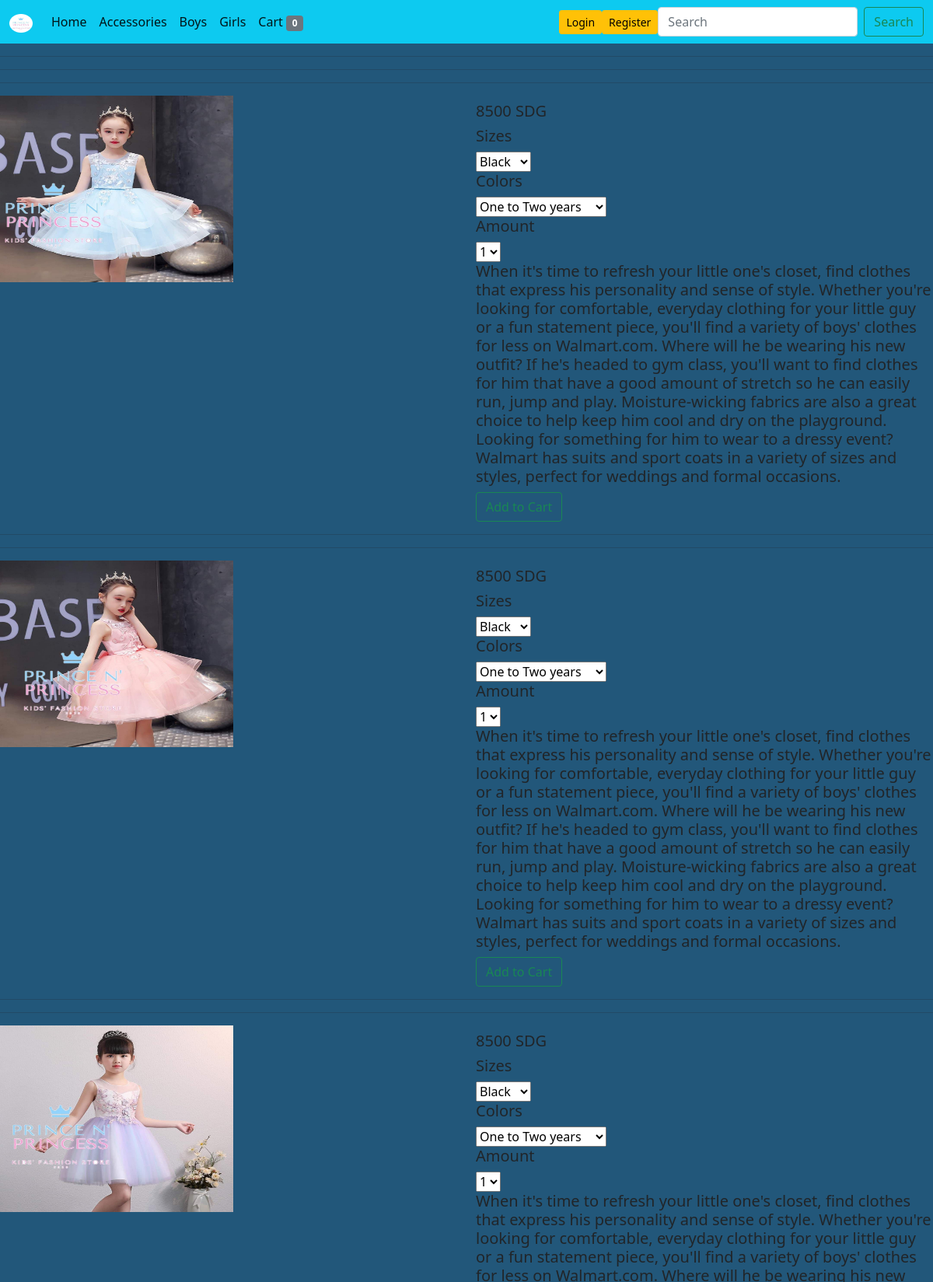
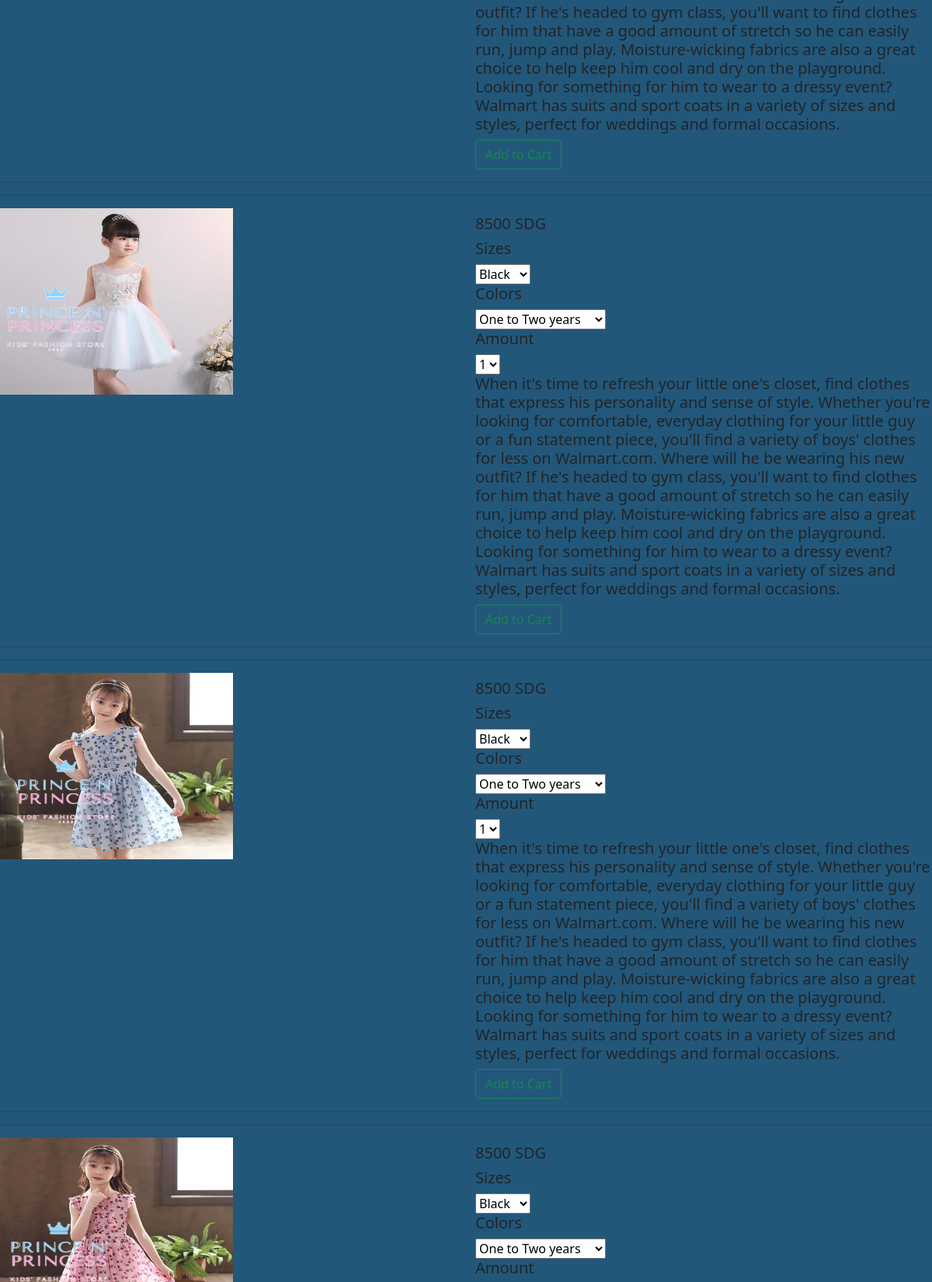
The app's page /girls (upper part) with its own data (2 pictures, top to bottom).
### main.py (models this page shows)
class Merchandise(UserMixin, db.Model):
    __tablename__ = "MERCHANDISE"
    id = db.Column(db.Integer, primary_key=True)
    category = db.Column(db.String(250), nullable=False)
    image_path = db.Column(db.String(500), nullable=False)
    price = db.Column(db.String(500), nullable=False)
    quantity = db.Column(db.Integer, nullable=False)
    description = db.Column(db.String(100000000), nullable=False)
    item_name = db.Column(db.String(500), unique=True, nullable=False)

### main.py (the view)
@app.route("/girls", methods=["GET"])
def girls():
    cart_item = db.session.query(Cart).all()
    cart_list = len(cart_item)
    if request.method == "GET":
        girls_clothes = Merchandise.query.filter_by(category="Girls")
        return render_template("girls.html", girl=girls_clothes, number=cart_list, status=user_log)

### templates/girls.html (shortened to what this page needs)
<!doctype html>
<html lang="en-us">
<head>
  <link href="https://cdn.jsdelivr.net/npm/bootstrap@5.1.0/dist/css/bootstrap.min.css" rel="stylesheet">
  <link rel="stylesheet" href="/static/css/styles.css">
</head>
<body>
  <section>
    <nav class="navbar navbar-expand-lg navbar-light bg-info">
      <div class="container-fluid">
        <a class="navbar-brand" href="#">
          <img src="/static/images/pp-modified.png" alt="" width="30" height="24">
        </a>
        <div class="collapse navbar-collapse" id="navbarSupportedContent">
          <ul class="navbar-nav me-auto mb-2 mb-lg-0">
            <li class="nav-item">
              <a class="nav-link active" aria-current="page" href="{{url_for('home')}}">Home</a>
            </li>
            <li class="nav-item">
              <a class="nav-link active" aria-current="page" href="{{url_for('accessories')}}">Accessories</a>
            </li>
            <li class="nav-item">
              <a class="nav-link active" aria-current="page" href="{{url_for('boys')}}">Boys</a>
            </li>
            <li class="nav-item">
              <a class="nav-link active" aria-current="page" href="{{url_for('girls')}}">Girls</a>
            </li>
            <li class="nav-item">
              <a class="nav-link active" aria-current="page" href="{{url_for('cart')}}">Cart <span class="badge bg-secondary"> {{number}}</span></a>
            </li>
          </ul>
          <a class="btn btn-warning btn-sm" href="{{url_for('login')}}" role="button">Login</a>
          <a class="btn btn-warning btn-sm" href="{{url_for('register')}}" role="button">Register</a>
          <form class="d-flex" action="{{url_for('home')}}" method="POST">
            <input class="form-control me-2" type="search" placeholder="Search" aria-label="Search">
            <button class="btn btn-outline-success" type="submit">Search</button>
          </form>
        </div>
      </div>
    </nav>
  </section>
  <hr>
  <hr>
  <section>
    {% for item in girl %}
    <form action="{{url_for('add', item_id=item.id)}}" method="POST">
      <hr>
      <div class="row">
        <div class="col-6">
          <img src="{{item.image_path}}" alt="" width="300" height="240">
        </div>
        <div class="col-6">
          <h5>{{item.price}}</h5>
          <h5>Sizes</h5>
          <select class="browser-default custom-select" name="color" required>
            <option value="1">Black</option>
          </select>
          <h5>Colors</h5>
          <select class="browser-default custom-select" name="size" required>
            <option value="1">One to Two years</option>
          </select>
          <h5>Amount</h5>
          <select class="browser-default custom-select" name="amount" required>
            <option value="1">1</option>
          </select>
          <h5>{{item.description}}</h5>
          <button class="btn btn-outline-success" type="submit">Add to Cart</button>
        </div>
      </div>
      <hr>
    </form>
    {% endfor %}
  </section>
</body>
</html>

### static/CSS/styles.css (style rules this page uses)
body { background-color: #22577A; }

### records on screen
Merchandise: image_path (picture), price "8500 SDG", description "When it's time to refresh your little one's closet, find clothes that express his personality and sense of style. Whether you're looking for comfortable, everyday clothing for your little guy or a fun statement piece, you'll find a variety of boys' clothes for less on Walmart.com. Where will he be wearing his new outfit? If he's headed to gym class, you'll want to find clothes for him that have a good amount of stretch so he can easily run, jump and play. Moisture-wicking fabrics are also a great choice to help keep him cool and dry on the playground. Looking for something for him to wear to a dressy event? Walmart has suits and sport coats in a variety of sizes and styles, perfect for…"
Merchandise: image_path (picture), price "8500 SDG", description "When it's time to refresh your little one's closet, find clothes that express his personality and sense of style. Whether you're looking for comfortable, everyday clothing for your little guy or a fun statement piece, you'll find a variety of boys' clothes for less on Walmart.com. Where will he be wearing his new outfit? If he's headed to gym class, you'll want to find clothes for him that have a good amount of stretch so he can easily run, jump and play. Moisture-wicking fabrics are also a great choice to help keep him cool and dry on the playground. Looking for something for him to wear to a dressy event? Walmart has suits and sport coats in a variety of sizes and styles, perfect for…"
Merchandise: image_path (picture), price "8500 SDG", description "When it's time to refresh your little one's closet, find clothes that express his personality and sense of style. Whether you're looking for comfortable, everyday clothing for your little guy or a fun statement piece, you'll find a variety of boys' clothes for less on Walmart.com. Where will he be wearing his new outfit? If he's headed to gym class, you'll want to find clothes for him that have a good amount of stretch so he can easily run, jump and play. Moisture-wicking fabrics are also a great choice to help keep him cool and dry on the playground. Looking for something for him to wear to a dressy event? Walmart has suits and sport coats in a variety of sizes and styles, perfect for…"
Merchandise: image_path (picture), price "8500 SDG", description "When it's time to refresh your little one's closet, find clothes that express his personality and sense of style. Whether you're looking for comfortable, everyday clothing for your little guy or a fun statement piece, you'll find a variety of boys' clothes for less on Walmart.com. Where will he be wearing his new outfit? If he's headed to gym class, you'll want to find clothes for him that have a good amount of stretch so he can easily run, jump and play. Moisture-wicking fabrics are also a great choice to help keep him cool and dry on the playground. Looking for something for him to wear to a dressy event? Walmart has suits and sport coats in a variety of sizes and styles, perfect for…"
Merchandise: image_path (picture), price "8500 SDG", description "When it's time to refresh your little one's closet, find clothes that express his personality and sense of style. Whether you're looking for comfortable, everyday clothing for your little guy or a fun statement piece, you'll find a variety of boys' clothes for less on Walmart.com. Where will he be wearing his new outfit? If he's headed to gym class, you'll want to find clothes for him that have a good amount of stretch so he can easily run, jump and play. Moisture-wicking fabrics are also a great choice to help keep him cool and dry on the playground. Looking for something for him to wear to a dressy event? Walmart has suits and sport coats in a variety of sizes and styles, perfect for…"
Merchandise: image_path (picture), price "8500 SDG"

### other values on screen
{{ number }} "0"
